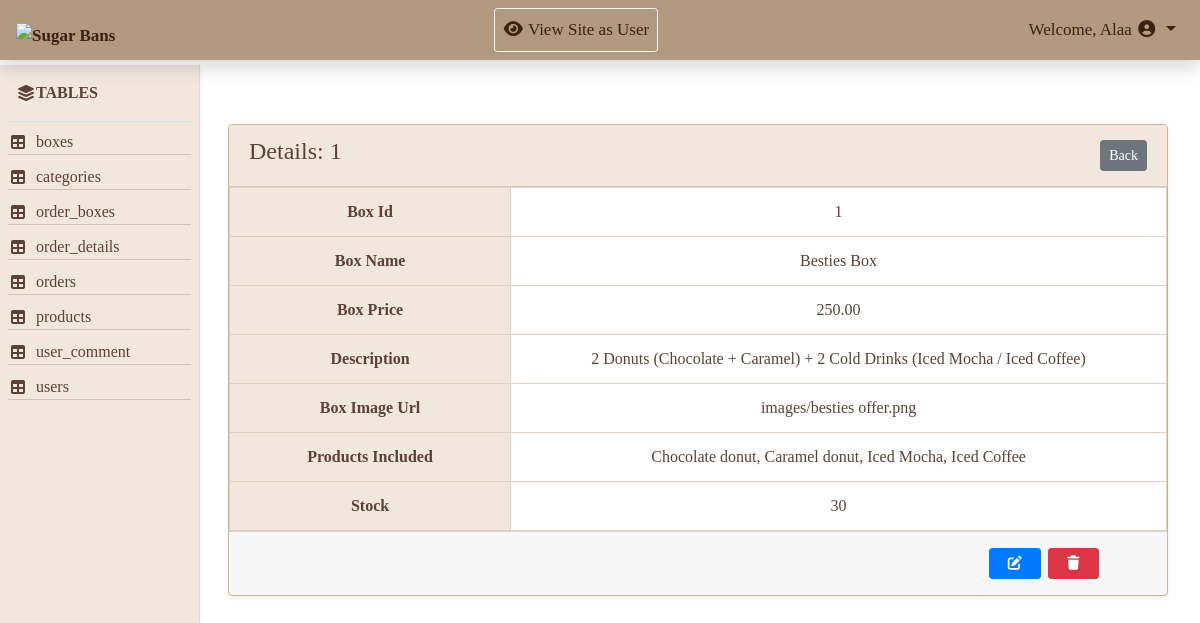
/Admin/action.php?action=show&table=boxes&id=1, run on the app's committed database.
### tables this page shows
CREATE TABLE `boxes` (
  `box_id` int(11) NOT NULL,
  `box_name` varchar(150) NOT NULL,
  `box_price` decimal(10,2) NOT NULL,
  `description` text DEFAULT NULL,
  `box_image_url` varchar(255) DEFAULT NULL,
  `products_included` text DEFAULT NULL,
  `stock` int(11) NOT NULL DEFAULT 30
);

### Admin/action.php (the view, shortened to what this page needs)
<?php
include 'includes/db/db.php';
include 'includes/temp/header.php';
include 'includes/temp/navbar.php';
?>
<div class="container-fluid">
    <div class="row">
        <?php include 'includes/temp/aside.php'; ?>
        <main class="col-md-10">
            <?php
                $action = isset($_GET['action']) ? $_GET['action'] : '';
                $table = isset($_GET['table'])  ? $_GET['table']  : '';
                $id = isset($_GET['id'])     ? $_GET['id']     : 0;
                if (!empty($table)) {
                        $stmtCol = $connect->query("SHOW COLUMNS FROM $table");
                        $primaryKey = $stmtCol->fetchColumn();
                }
                switch($action) {
                case 'show':
                    $stmt = $connect->prepare("SELECT * FROM $table WHERE $primaryKey = ?");
                    $stmt->execute([$id]);
                    $item = $stmt->fetch();
                    ?>
                    <div class="container mt-4">
                            <div class="card shadow-sm">
                                <div class="card-header d-flex justify-content-between align-items-center">
                                    <h4>Details: <?php echo $id; ?></h4>
                                    <a href="view_table.php?table=<?php echo $table; ?>" class="btn btn-sm btn-secondary">Back</a>
                                </div>
                                <table class="table mb-0">
                                     <?php foreach ($item as $key => $value){
                                        if (!is_numeric($key)){?>
                                    <tr>
                                        <th class="ps-4" style="width: 30%;"><?php echo ucwords(str_replace('_', ' ', $key)); ?></th>
                                        <td><?php echo $value ? $value : ' '; ?></td>
                                    </tr>
                                    <?php }} ?>
                                </table>
                                <div class="card-footer d-flex align-items-center py-3 m">
                                        <a href="action.php?action=edit&table=<?php echo $table; ?>&id=<?php echo $id; ?>" class="btn btn-primary btn-sm px-3"><i class="fa-solid fa-pen-to-square"></i></a>
                                        <a href="action.php?action=delete&table=<?php echo $table; ?>&id=<?php echo $id; ?>" class="btn btn-danger btn-sm px-3 mr-5" onclick= "return confirm('Are you sure you want to delete this?')"><i class="fa-solid fa-trash"></i></a>
                                </div>
                            </div>
                    </div>
                <?php
                    break;
                    ?>
                 <?php
                }
                ?>
        </main>
    </div>
</div>
<?php
include 'includes/temp/footer.php';
?>

### Admin/includes/assets/css/style.css (style rules this page uses)
* { margin: 0; padding: 0; box-sizing: border-box; }
body { font-family:Georgia, 'Times New Roman', Times, serif; }
main { margin-top: 100px; margin-left: 16.5%; padding-right:5px ; }
.table ,.card { color: #5d4037; border-color: #d2b48c; }
.table th, .table td { border: 1px solid #e0d0c0; text-align: center; }
.table th { background-color: #f1e7dd ; }
.card-header { color: #5d4037; background-color: #f1e7dd ; }
.card-footer { gap:7px; justify-content:flex-end; }

### data on the page
boxes: box_id "1", box_name "Besties Box", box_price "250.00", description "2 Donuts (Chocolate + Caramel) + 2 Cold Drinks (Iced Mocha / Iced Coffee)", box_image_url "images/besties offer.png", products_included "Chocolate donut, Caramel donut, Iced Mocha, Iced Coffee", stock "30"

### other printed values
$tableName "boxes"
$tableName "categories"
$tableName "order_boxes"
$tableName "order_details"
$tableName "orders"
$tableName "products"
$tableName "user_comment"
$tableName "users"
$id "1"
str_replace('_', ' ', $key) "Box Id"
str_replace('_', ' ', $key) "Box Name"
str_replace('_', ' ', $key) "Box Price"
str_replace('_', ' ', $key) "Description"
str_replace('_', ' ', $key) "Box Image Url"
str_replace('_', ' ', $key) "Products Included"
